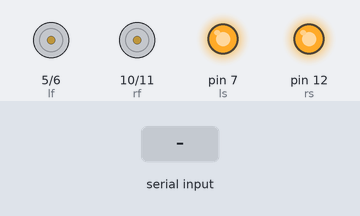
This sketch was run on a simulated Arduino Uno, built with avr-gcc and run on an emulated ATmega328P. Parts: motor-driver pin pairs drawn as motors (green arrow = first pin HIGH = forward, orange = second pin HIGH = backward, longer = more drive), output pins drawn as LEDs (lit = HIGH). The inputs (shaded band) are chosen by the test bench. What the sketch prints to the serial monitor is not drawn.

Above: at 1.2 s.
1.3 s: "forward" received over Serial
At 2.7 s:
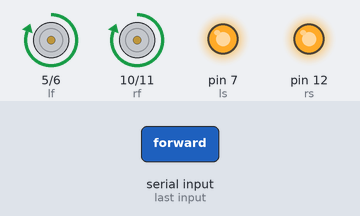
4.3 s: "forward right" received over Serial
At 4.7 s:
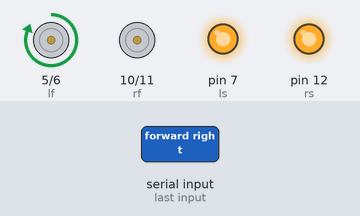
6.4 s: "right" received over Serial
At 6.8 s:
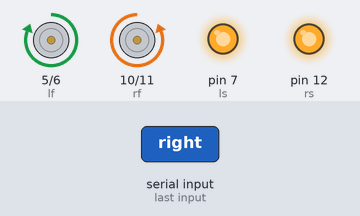
8.4 s: "backward" received over Serial
At 9.7 s:
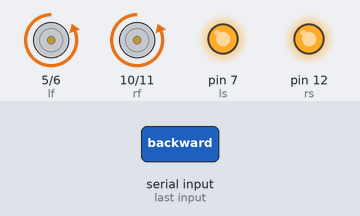
11.4 s: "forward left" received over Serial
At 11.9 s:
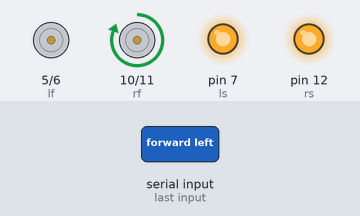
13.5 s: "left" received over Serial
At 13.9 s:
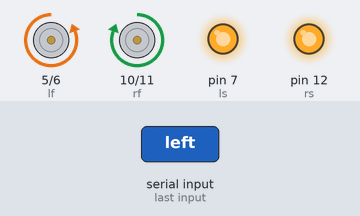
Timing chart, 0 to 16.5 s (numbered marks = the images above; inputs shaded):
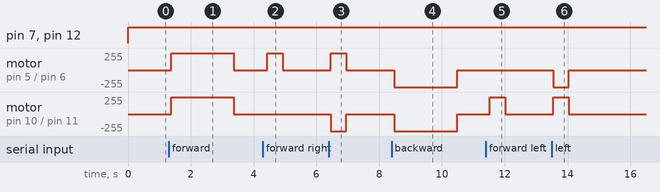

Measured:
- after the input at 1.3 s, motor on pin 5 (lf) / pin 6 (lb), motor on pin 10 (rf) / pin 11 (rb): stopped → forward 255/255 after 0.08 s, → stopped 2.0 s later
- after the input at 4.3 s, motor on pin 5 (lf) / pin 6 (lb): stopped → forward 255/255 after 0.13 s, → stopped 0.50 s later
- after the input at 6.4 s, motor on pin 5 (lf) / pin 6 (lb): stopped → forward 255/255 after 0.05 s, → stopped 0.50 s later; motor on pin 10 (rf) / pin 11 (rb): stopped → backward 255/255 after 0.05 s, → stopped 0.50 s later
- after the input at 8.4 s, motor on pin 5 (lf) / pin 6 (lb), motor on pin 10 (rf) / pin 11 (rb): stopped → backward 255/255 after 0.09 s, → stopped 2.0 s later
- after the input at 11.4 s, motor on pin 10 (rf) / pin 11 (rb): stopped → forward 255/255 after 0.12 s, → stopped 0.50 s later
- after the input at 13.5 s, motor on pin 5 (lf) / pin 6 (lb): stopped → backward 255/255 at once, → stopped 0.50 s later; motor on pin 10 (rf) / pin 11 (rb): stopped → forward 255/255 at once, → stopped 0.50 s later

The sketch:

Vocal_Vehicle.ino
```cpp
String voice;

#define lf 5
#define lb 6
#define ls 7


#define rf 10
#define rb 11
#define rs 12

int pwm = 255;
int s;

void setup()
{
  Serial.begin(9600);


 pinMode (lf , OUTPUT);
 pinMode (lb , OUTPUT);
 pinMode (rf , OUTPUT);
 pinMode (rb , OUTPUT);
 pinMode (ls , OUTPUT);
 pinMode (rs , OUTPUT);


 void stop();
}

void loop()
{
  Serial.println(pwm);

  analogWrite(ls,pwm);
  analogWrite(rs,pwm);

  while (Serial.available())
  {
    delay(10);
    char c = Serial.read();
    voice += c;
  }

  if (voice.length() > 0)
  {
    //Serial.println(voice);

    if(voice=="forward")
    {
      forward() ;
      delay(2000);
      stop();
    }

    else if(voice=="backward")
    {
      backward();
      delay(2000);
      stop();
    }
    else if(voice=="right")
    {
      right();
      delay(500);
      stop();
    }
    else if(voice=="left")
    {
      left();
      delay(500);
      stop();
    }
    else if(voice=="forward right")
    {
      forwardright();
      delay(500);
      stop();
    }
    else if(voice=="forward left")
    {
      forwardleft();
      delay(500);
      stop();
    }
    else if(voice=="backward right")
    {
      backwardright();
      delay(500);
      stop();
    }
    else if(voice=="backward left")
    {
      backwardleft();
      delay(500);
      stop();
    }
    else if(voice=="stop" || voice == "ok") stop();
    else if (voice.startsWith("motion"))
    {
      pwm = speed(voice);
    }
    else stop();
  }
  voice = "";
}


void forward()
{
  digitalWrite (lf , HIGH);
  digitalWrite (lb , LOW);


  digitalWrite (rf , HIGH);
  digitalWrite (rb , LOW);


}


void backward()
{
  digitalWrite (lf , LOW);
  digitalWrite (lb , HIGH);


  digitalWrite (rf , LOW);
  digitalWrite (rb , HIGH);


}

void right()
{
  digitalWrite (lf , HIGH);
  digitalWrite (lb , LOW);


  digitalWrite (rf , LOW);
  digitalWrite (rb , HIGH);


}


void left ()
{
  digitalWrite (lf , LOW);
  digitalWrite (lb , HIGH);


  digitalWrite (rf , HIGH);
  digitalWrite (rb , LOW);


}

void forwardright()
{
  digitalWrite (lf , HIGH);
  digitalWrite (lb , LOW);


  digitalWrite (rf , LOW);
  digitalWrite (rb , LOW);


}

void forwardleft()
{
  digitalWrite (lf , LOW);
  digitalWrite (lb , LOW);


  digitalWrite (rf , HIGH);
  digitalWrite (rb , LOW);


}

void backwardright()
{
  digitalWrite (lf , LOW);
  digitalWrite (lb , HIGH);


  digitalWrite (rf , LOW);
  digitalWrite (rb , LOW);


}


void backwardleft ()
{
  digitalWrite (lf , LOW);
  digitalWrite (lb , LOW);


  digitalWrite (rf , LOW);
  digitalWrite (rb , HIGH);


}

void stop()
{
  digitalWrite (lf , LOW);
  digitalWrite (lb , LOW);

  digitalWrite (rf , LOW);
  digitalWrite (rb , LOW);


}
int speed(String voice)
 {

  int s =255;


  if(voice=="motion 10") s = 255-(11 *1);

  else if(voice=="motion 9") s = 255-(11 *2);

  else if(voice=="motion 8") s = 255-(11 *3);

  else if(voice=="motion 7") s = 255-(11 *4);

  else if(voice=="motion 6") s = 255-(11 *5);

  else if(voice=="motion 5") s = 255-(11 *6);

  else if(voice=="motion 4") s = 255-(11 *7);

  else if(voice=="motion 3") s = 255-(11 *8);

  else if(voice=="motion 2") s = 255-(11 *9);

  else if(voice=="motion 1") s = 255-(11 *10);


  return s;
 }
```
